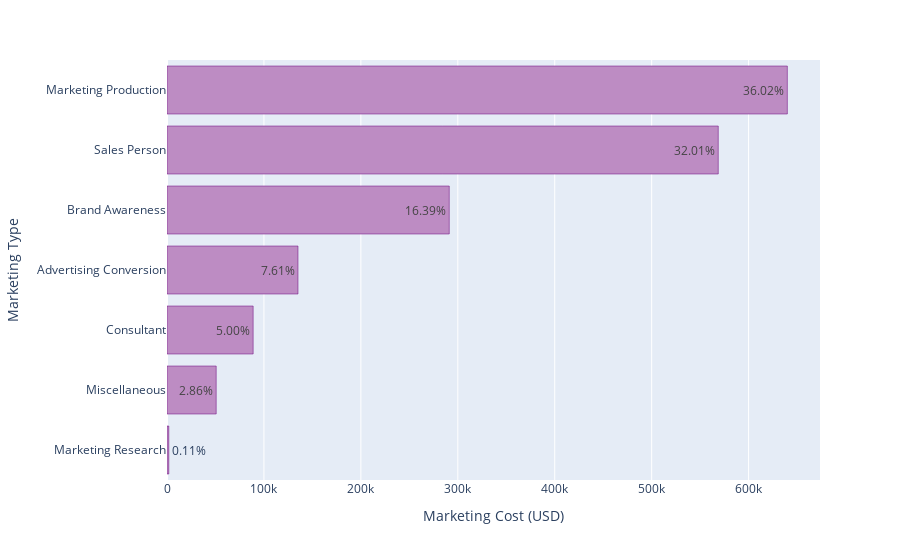

The code cell stored with this chart in its notebook:
### Markdown cell above
### Marketing Type vs Cost

### Code cell
# group marketing cost data by marketing type
df_cost_by_type = df_cost.groupby(['type'])['cost'].sum().reset_index().sort_values('cost', ascending=True)

# calculate the percentage of each marketing cost
df_cost_by_type['pct'] = df_cost_by_type['cost'].apply(lambda x: 100*x/df_cost_by_type['cost'].sum())

# using plotly express to generate the horizontal bar chart
fig = px.bar(data_frame = df_cost_by_type,
             x='cost', 
             y='type', 
             orientation = 'h', 
             text = df_cost_by_type['pct'].apply(lambda x: '{0:.2f}%'.format(x)))

fig.update_layout(xaxis_title_text = 'Marketing Cost (USD)', 
                  yaxis_title_text = 'Marketing Type')

fig.update_traces(hovertemplate='Type: %{y} <br>Cost: $%{x}')
fig.update_traces(marker_color='rgb(189,140,195)', marker_line_color='rgb(107,1,125)')

fig.show()

### Figure 1 — Plotly figure (JSON) as saved in the notebook; plotly's stock layout.template omitted (floating-point values rounded to 4 significant figures)
{"data": [{"alignmentgroup": "True", "hovertemplate": "Type: %{y} <br>Cost: $%{x}", "legendgroup": "", "marker": {"color": "rgb(189,140,195)", "line": {"color": "rgb(107,1,125)"}, "pattern": {"shape": ""}}, "name": "", "offsetgroup": "", "orientation": "h", "showlegend": false, "text": ["0.11%", "2.86%", "5.00%", "7.61%", "16.39%", "32.01%", "36.02%"], "textposition": "auto", "type": "bar", "x": [1871.0, 50760.0, 88890.0, 135100.0, 291200.0, 568700.0, 640000.0], "xaxis": "x", "y": ["Marketing Research", "Miscellaneous", "Consultant", "Advertising Conversion", "Brand Awareness", "Sales Person", "Marketing Production"], "yaxis": "y"}], "layout": {"barmode": "relative", "legend": {"tracegroupgap": 0}, "margin": {"t": 60}, "xaxis": {"anchor": "y", "domain": [0, 1], "title": {"text": "Marketing Cost (USD)"}}, "yaxis": {"anchor": "x", "domain": [0, 1], "title": {"text": "Marketing Type"}}}}
